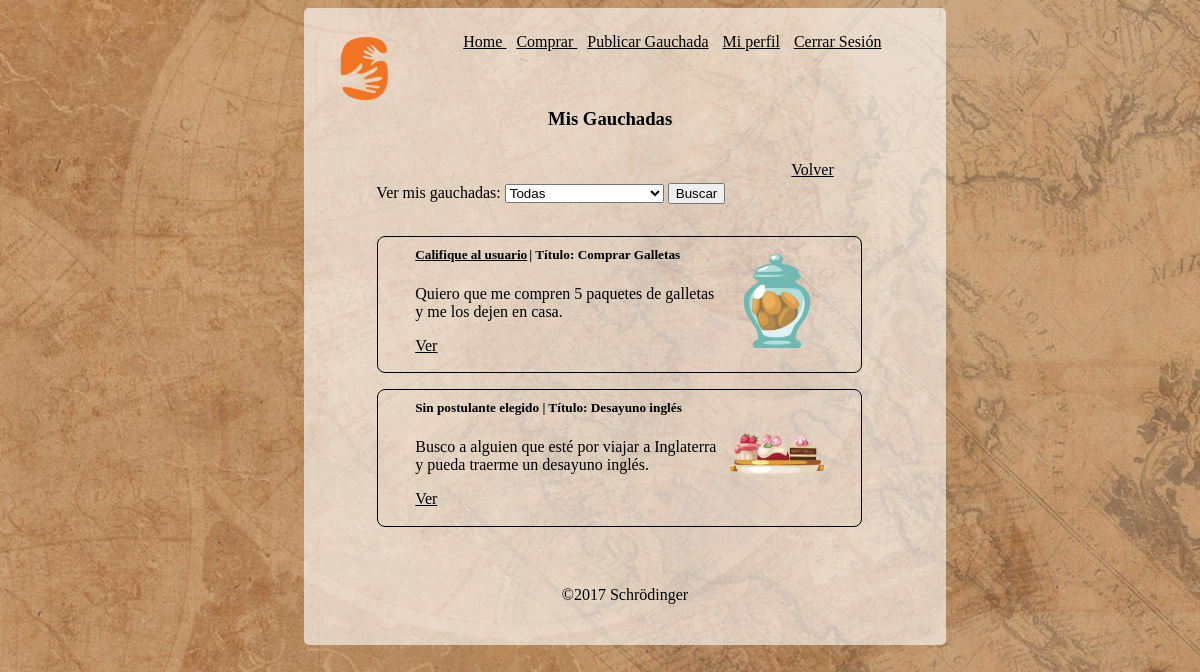
The app's page /misGauchadas.php (signed in) with its own data.
### tables this page shows
CREATE TABLE `gauchada` (
  `idGauchada` int(10) unsigned NOT NULL AUTO_INCREMENT,
  `autor_usuarioid` int(10) unsigned NOT NULL,
  `descripcion` text NOT NULL,
  `titulo` varchar(45) DEFAULT NULL,
  `foto` varchar(254) DEFAULT NULL,
  `fecha` date DEFAULT NULL,
  `calificacionid` int(10) unsigned NOT NULL,
  `comentarioCal` text,
  `cantPost` int(11) DEFAULT NULL,
  `editado` timestamp NULL DEFAULT CURRENT_TIMESTAMP ON UPDATE CURRENT_TIMESTAMP,
  `creado` timestamp NULL DEFAULT CURRENT_TIMESTAMP,
  PRIMARY KEY (`idGauchada`),
  KEY `fk_G_U_idx` (`autor_usuarioid`),
  KEY `fk_G_Cf_idx` (`calificacionid`),
  CONSTRAINT `fk_G_Cf` FOREIGN KEY (`calificacionid`) REFERENCES `calificacion` (`idcalificacion`) ON UPDATE CASCADE,
  CONSTRAINT `fk_G_U` FOREIGN KEY (`autor_usuarioid`) REFERENCES `usuario` (`idUsuario`) ON UPDATE CASCADE
);

CREATE TABLE `calificacion` (
  `idcalificacion` int(10) unsigned NOT NULL AUTO_INCREMENT,
  `calificacion` varchar(45) DEFAULT NULL,
  PRIMARY KEY (`idcalificacion`)
);

### bd.php (called while the page is built, shortened)
<?php
function conexion($srv='localhost',$usr='root',$pass='',$bd='mydb'){
	$con = mysqli_connect($srv,$usr,$pass,$bd);
	if ($con) {
		return $con;
	} else return false;
}
function fetch($query='',$individual=false){
	$con = conexion();
	$res = mysqli_query($con,$query);
	$data=array();
	while ( $row = mysqli_fetch_assoc($res) ) {
		$data[] = $row;
	}
	if ( !$individual ) {
		return $data;
	} else {
		return $data[0];
	}
}

### misGauchadas.php (the view, shortened to what this page needs)
<?php session_start();
require 'includes/encabezadoLog.php';
if ($_SESSION['logueado']) {
	$idU=$_SESSION['idUsuario']; ?>
	<div class="menuPerfil">
		<p><h3 class="titulo">Mis Gauchadas</h3><br>
		 <div id="volverPos">
		 	<a href="perfil.php">Volver</a>
		 </div>
		<div id="ordenarPor">
			<form method="GET" action="misGauchadas.php">
		 		<p><label>Ver mis gauchadas: <select name="crit" id="crit" required></label>
					<option value="0" selected>Todas</option>
				<button>Buscar</button></p>
			</form><br><br>
		</div>
		 <div id="cajaGauchadas">
			<?php $queryG = "SELECT *
								FROM gauchada as g
	       						LEFT JOIN calificacion as c
	       						ON g.calificacionid = c.idcalificacion
								WHERE g.autor_usuarioid = $idU AND g.calificacionid < 6 $traer";
			$gauchadas = fetch ($queryG);
			if ($gauchadas!=NULL) {
				foreach ($gauchadas as $rowG) {
					$idG=$rowG['idGauchada'];
					$queryUsuarioElegido="SELECT * FROM postulante as p
								WHERE p.estado=1 AND p.gauchadaid='$idG';";
					$usuarioElegido = fetch($queryUsuarioElegido,true); ?>
					<?php if ($rowG['idcalificacion']==0) {
						$calificacion="Sin postulante elegido";
					} else if ($rowG['idcalificacion']==1) {
						$calificacion="Postulante elegido";
					} else if ($rowG['idcalificacion']==2 && !empty($usuarioElegido)) {
						$calificacion="Califique al usuario";
					} else { $calificacion=$rowG['calificacion']; } ?>
					<div class="individual">
						<?php $string="Calificación: ";   ?>
						<div class="cont">
							<h5><?php if ($calificacion=="Califique al usuario") { ?>
									<form method="POST" action="calificar.php" id="colorBoton">
	 								<button id="botoncitoRaro">Califique al usuario</button>
	 							</form>
						<?php } else if($calificacion=="Bien" || $calificacion=="Mal" || $calificacion=="Neutral") { echo $string."".$calificacion; }else { echo $calificacion; } ?> | Título: <?php echo $rowG['titulo']; ?> </h5>
							<p><?php echo $rowG['descripcion'] ?></p>
							<a href="gauchada.php?id=<?php echo $idG ?>&&a=1">Ver</a>
						</div>
						<div class="imagen">
							<img src="<?php
							echo ($rowG['foto']) ? $rowG['foto'] : 'img/logo.png' ;?>"><br>
						</div>
					</div>
				<?php }
			} else if (count($gauchadas)==0) { ?>
				<div id="vacio" style="margin-bottom:10%; margin-top:10%;" >
					<?php  	echo "<h4 class='error'>No se encuentran gauchadas.</h4>";?>
				</div>
		<?php }
			?>
			</div>
	</div>
<?php } else { header("index.php"); } ?>
<?php require 'includes/footer.php'; ?>

### styles/style.css (style rules this page uses)
body { background-image: url(../img/mapa3.jpg); background-repeat:repeat; background-attachment: fixed; background-size: cover; }
.titulo { margin-left: 37%; }
#botoncitoRaro { background: none !important; text-decoration: none; color: inherit; border: none; padding: 0 !important; font: inherit; float: left; margin-right: 2px; text-decoration: underline; }
.menuPerfil { clear: both }
#cajaGauchadas { width: 90%; }
.individual { width: 70; border: solid black 1px; padding: 7%; margin-top: 3%; margin-left: 9%; border-radius: 8px; padding-bottom: 15%; }
.cont { float:left; margin-top: -50px; width: 75%; }
.cont a { color:black; }
.individual img { width: 23%; float: right; margin-top: -5%; }
#volverPos { margin-right: 6%; width: 30%; float: right; margin-top: -1%; }
#volverPos a { float:left; color: black; margin-left: 47%; }
#ordenarPor { margin-bottom: -6%; margin-left: 8%; }

### records on screen
gauchada: titulo "Comprar Galletas", descripcion "Quiero que me compren 5 paquetes de galletas y me los dejen en casa.", foto (picture)
gauchada: calificacionid.idcalificacion "Sin postulante elegido", titulo "Desayuno inglés", descripcion "Busco a alguien que esté por viajar a Inglaterra y pueda traerme un desayuno inglés.", foto (picture)
